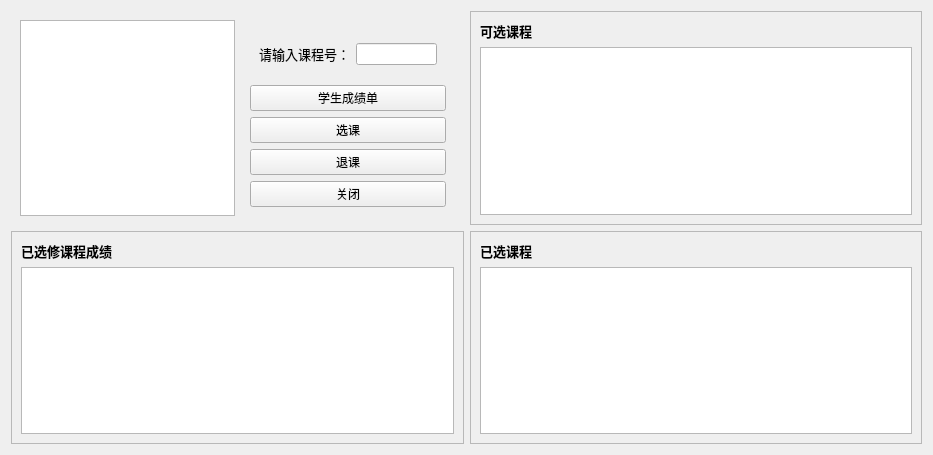
<?xml version="1.0" encoding="UTF-8"?>
<ui version="4.0">
 <class>studentControl</class>
 <widget class="QWidget" name="studentControl">
  <property name="geometry">
   <rect>
    <x>0</x>
    <y>0</y>
    <width>933</width>
    <height>455</height>
   </rect>
  </property>
  <property name="windowTitle">
   <string>学生界面</string>
  </property>
  <layout class="QGridLayout" name="gridLayout" rowstretch="1,1" columnstretch="1,1">
   <item row="0" column="0">
    <widget class="QWidget" name="widget_3" native="true">
     <layout class="QHBoxLayout" name="horizontalLayout" stretch="1,1">
      <item>
       <widget class="QTextBrowser" name="student_info"/>
      </item>
      <item>
       <widget class="QWidget" name="widget_2" native="true">
        <layout class="QVBoxLayout" name="verticalLayout_5" stretch="1,1,1,1,1">
         <item>
          <widget class="QWidget" name="widget" native="true">
           <layout class="QHBoxLayout" name="horizontalLayout_2" stretch="1,1">
            <item>
             <widget class="QLabel" name="label_4">
              <property name="text">
               <string>&lt;html&gt;&lt;head/&gt;&lt;body&gt;&lt;p&gt;&lt;span style=&quot; font-size:10pt;&quot;&gt;请输入课程号：&lt;/span&gt;&lt;/p&gt;&lt;/body&gt;&lt;/html&gt;</string>
              </property>
             </widget>
            </item>
            <item>
             <widget class="QLineEdit" name="input_lesson"/>
            </item>
           </layout>
          </widget>
         </item>
         <item>
          <widget class="QPushButton" name="reportButton">
           <property name="text">
            <string>学生成绩单</string>
           </property>
          </widget>
         </item>
         <item>
          <widget class="QPushButton" name="selectbutton">
           <property name="text">
            <string>选课</string>
           </property>
          </widget>
         </item>
         <item>
          <widget class="QPushButton" name="deletebutton">
           <property name="text">
            <string>退课</string>
           </property>
          </widget>
         </item>
         <item>
          <widget class="QPushButton" name="closebutton">
           <property name="text">
            <string>关闭</string>
           </property>
          </widget>
         </item>
        </layout>
       </widget>
      </item>
     </layout>
    </widget>
   </item>
   <item row="0" column="1">
    <widget class="QFrame" name="frame_3">
     <property name="frameShape">
      <enum>QFrame::StyledPanel</enum>
     </property>
     <property name="frameShadow">
      <enum>QFrame::Raised</enum>
     </property>
     <layout class="QVBoxLayout" name="verticalLayout_3" stretch="1,10">
      <item>
       <widget class="QLabel" name="label_3">
        <property name="text">
         <string>&lt;html&gt;&lt;head/&gt;&lt;body&gt;&lt;p&gt;&lt;span style=&quot; font-size:10pt; font-weight:600;&quot;&gt;可选课程&lt;/span&gt;&lt;/p&gt;&lt;/body&gt;&lt;/html&gt;</string>
        </property>
       </widget>
      </item>
      <item>
       <widget class="QTableView" name="canSelect_lesson"/>
      </item>
     </layout>
    </widget>
   </item>
   <item row="1" column="0">
    <widget class="QFrame" name="frame">
     <property name="frameShape">
      <enum>QFrame::StyledPanel</enum>
     </property>
     <property name="frameShadow">
      <enum>QFrame::Raised</enum>
     </property>
     <layout class="QVBoxLayout" name="verticalLayout" stretch="1,10">
      <item>
       <widget class="QLabel" name="label">
        <property name="text">
         <string>&lt;html&gt;&lt;head/&gt;&lt;body&gt;&lt;p&gt;&lt;span style=&quot; font-size:10pt; font-weight:600;&quot;&gt;已选修课程成绩&lt;/span&gt;&lt;/p&gt;&lt;/body&gt;&lt;/html&gt;</string>
        </property>
       </widget>
      </item>
      <item>
       <widget class="QTableView" name="finished_lesson"/>
      </item>
     </layout>
    </widget>
   </item>
   <item row="1" column="1">
    <widget class="QFrame" name="frame_2">
     <property name="frameShape">
      <enum>QFrame::StyledPanel</enum>
     </property>
     <property name="frameShadow">
      <enum>QFrame::Raised</enum>
     </property>
     <layout class="QVBoxLayout" name="verticalLayout_2" stretch="1,10">
      <item>
       <widget class="QLabel" name="label_2">
        <property name="text">
         <string>&lt;html&gt;&lt;head/&gt;&lt;body&gt;&lt;p&gt;&lt;span style=&quot; font-size:10pt; font-weight:600;&quot;&gt;已选课程&lt;/span&gt;&lt;/p&gt;&lt;/body&gt;&lt;/html&gt;</string>
        </property>
       </widget>
      </item>
      <item>
       <widget class="QTableView" name="selected_lesson"/>
      </item>
     </layout>
    </widget>
   </item>
  </layout>
 </widget>
 <resources/>
 <connections/>
</ui>
